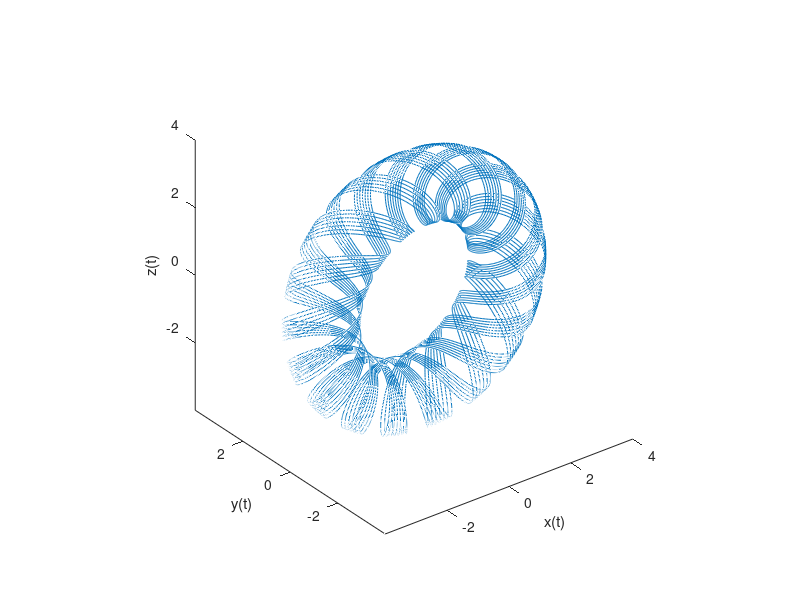

Write the MATLAB code that produced this figure.
clear
t = 0:pi/500:40*pi;
xt = (3 + cos(sqrt(32)*t)).*cos(t);
yt = sin(sqrt(32) * t);
zt = (3 + cos(sqrt(32)*t)).*sin(t);
plot3(xt,yt,zt)
axis equal
xlabel('x(t)')
ylabel('y(t)')
zlabel('z(t)')